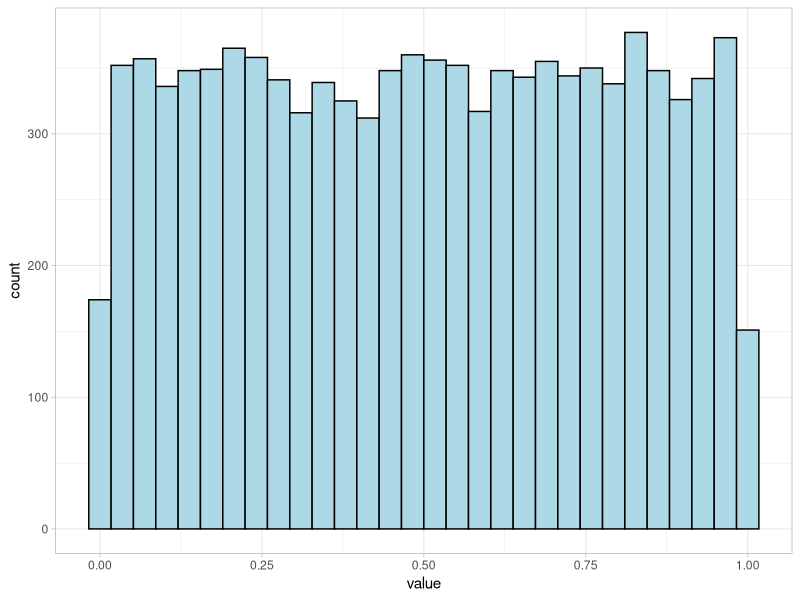
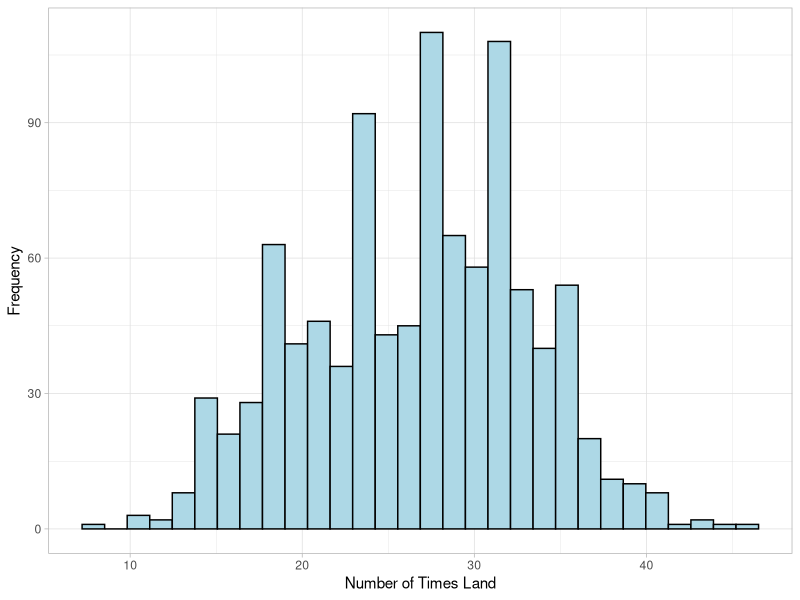

These charts were generated, in order, by the following R code:
## ---- chunk 1
# load packages here
library(tidyverse)
library(tibble)
library(ggplot2)
theme_set(theme_light())
## ---- chunk 2
# Assuming that Company B is twice as likely to obtain reviews than Company A and C.
# Prior probabilities
prior_A <- 0.2
prior_B <- 0.4
prior_C <- 0.2

# Likelihoods using dbinom (6 positive, 4 negative)
likelihood_A <- dbinom(6, 10, 0.7)
likelihood_B <- dbinom(6, 10, 0.5)
likelihood_C <- dbinom(6, 10, 0.8)

# Updating & Standardization 
sum_posterior <- sum(likelihood_A * prior_A, likelihood_B * prior_B, likelihood_C * prior_C )

posterior_A <- (likelihood_A * prior_A) / sum_posterior
posterior_B <- (likelihood_B * prior_B) / sum_posterior
posterior_C <- (likelihood_C * prior_C) / sum_posterior

paste("Posterior probability that Company A is approximately", round(posterior_A, 2))
## ---- chunk 3
# New likelihoods using dbinom (9 positive and 1 negative)
likelihood_A_new <- dbinom(9, 10, 0.7)
likelihood_B_new <- dbinom(9, 10, 0.5)
likelihood_C_new <- dbinom(9, 10, 0.8)

# Updating
prior_A <- posterior_A
prior_B <- posterior_B
prior_C <- posterior_C

# Updating & Standardization 
sum_posterior_new <- sum(likelihood_A_new * prior_A, likelihood_B_new * prior_B, 
                         likelihood_C_new * prior_C )

posterior_A_new <- (likelihood_A_new * prior_A) / sum_posterior_new
posterior_B_new <- (likelihood_B_new * prior_B) / sum_posterior_new
posterior_C_new <- (likelihood_C_new * prior_C) / sum_posterior_new

paste("Company C received the reviews increases by", round((posterior_C_new - posterior_C),2))
## ---- chunk 4
# Prior probabilities
prior_A <- 0.5
prior_B <- 0.5

# Likelihoods using defect rates
likelihood_A <- 0.1
likelihood_B <- 0.2

# Updating & Standardization 
sum_posterior <- sum(likelihood_A * prior_A, likelihood_B * prior_B)

posterior_A <- (likelihood_A * prior_A) / sum_posterior
posterior_B <- (likelihood_B * prior_B) / sum_posterior

# Calculate the probability that the next shipment will also contain defective products
probability <- sum(posterior_A * likelihood_A, posterior_B*likelihood_B)

# Print the probability
paste("Probability that the next shipment contain defective products is", probability)

## ---- chunk 5
# New likelihoods 
likelihood_A_new <- 0.93

# likelihood of the shipped products being from Factory B
# 7% chance of incorrectly classifying products from Factory B as Factory A
likelihood_B_new <- 1 - 0.87

# Updating
prior_A <- posterior_A
prior_B <- posterior_B


# Updating & Standardization 
sum_posterior_new <- sum(likelihood_A_new * prior_A, likelihood_B_new * prior_B)

posterior_A_new <- (likelihood_A_new * prior_A) / sum_posterior_new

paste("Posterior probability that the shipment is from Company A", posterior_A_new)

## ---- chunk 6
# Assuming we have no prior information about the phenomenon,
# we will  use beta distribution with parameters 1,1 
# which is equivalent to uniform distribution. 

# 10k random samples from the prior distribution
sample <- rbeta(10000, 1, 1) %>%
  as_tibble()

sample %>% 
  ggplot() +
  geom_histogram(aes(value), fill = "lightblue", color = "black") 
## ---- chunk 7
prop <- seq(0, 1, length.out = 12)
priors <- vector("numeric", length(prop))
for (i in seq_along(prop)){
priors[i] <- round( sum(sample >= prop[i] & sample < prop[i+1]) / 1e4 , 2)
}
poss <- tibble(prop_L = seq(0, 1, .1), prior = priors[1:11])
## ---- chunk 8
likelihood <- dbinom(26, size = 100, prob = poss$prop_L)

# Calculate the evidence
evidence <- sum(likelihood * poss$prior)

# Calculate the posterior probabilities
poss$posterior <- likelihood * poss$prior / evidence

# samples from the posterior distribution
samples <- sample(poss$prop_L, size = 1000, replace = TRUE, prob = poss$posterior)

# using samples to predict the outcome of 100 globe tosses
predictions <- rbinom(1000, size = 100, prob = samples) %>% 
  as_tibble()

# final plot for histogram
ggplot() +
  geom_histogram(data = predictions, aes(value), fill = "lightblue", color = "black") +
  labs(x = "Number of Times Land",
       y = "Frequency")

